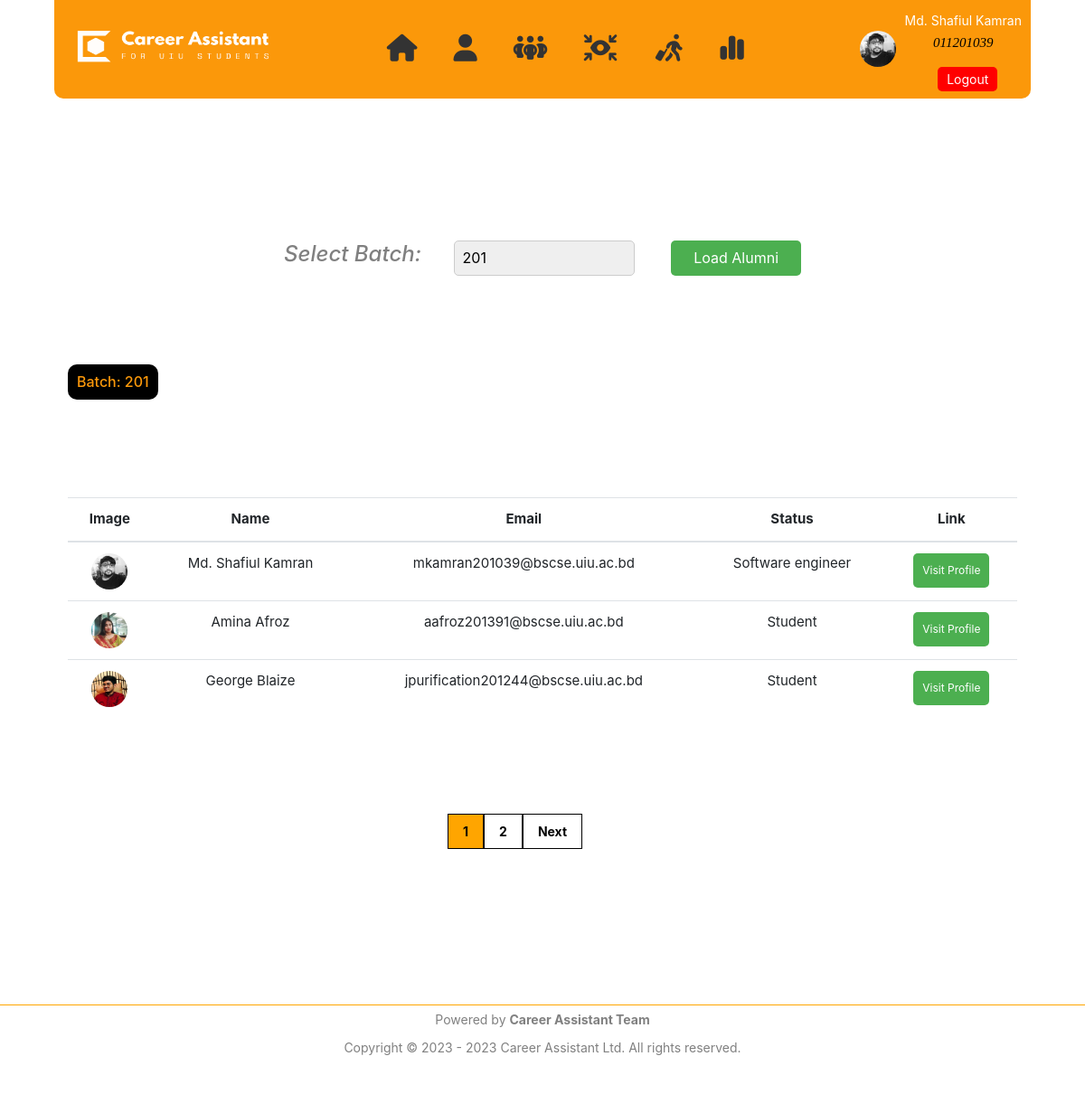
/dark_mode/alumni.php?batch=201 (signed in), run on the app's committed database.
### tables this page shows
CREATE TABLE `student` (
  `id` int(11) NOT NULL,
  `name` varchar(40) NOT NULL,
  `email` varchar(40) NOT NULL,
  `password` varchar(100) NOT NULL,
  `image` varchar(300) NOT NULL,
  `cgpa` double NOT NULL,
  `achievements` varchar(300) NOT NULL,
  `interest` varchar(300) NOT NULL,
  `current_status` varchar(100) NOT NULL,
  `helping_area` varchar(200) NOT NULL,
  `contact_info` varchar(200) NOT NULL,
  `student_id` varchar(9) NOT NULL,
  `batch` int(11) NOT NULL,
  `show_cgpa` int(11) NOT NULL
);

### dark_mode/alumni.php (the view, shortened to what this page needs)
<!DOCTYPE html>
<html>
<link rel="stylesheet" href="https://cdn.jsdelivr.net/npm/bootstrap@4.3.1/dist/css/bootstrap.min.css">
<link rel="stylesheet" href="css/header.css">
<head>
</head>
<body>
	<header class="header">
		<div class="logo"><img src="images/CAS_logo.png" height="80px" width="250px"></div>
		<div class="menu">
			<abbr title="Home"><a href="home.php"><i class="fas fa-home" style="font-size: 30px;"></i> </a></abbr>
			<abbr title="profile"><a href="profile.php"><i class="fas fa-user" style="font-size: 30px;"></i> </a></abbr>
			<abbr title="alumni"><a href="alumni.php"><i class="fa-solid fa-people-group" style="font-size: 30px;"></i> </a></abbr>
			<abbr title="Eligibility Check"><a href="eligibility.php"><i class="fa-solid fa-arrows-to-eye" style="font-size: 30px;"></i> </a></abbr>
			<abbr title="Job"><a href="job.php"><i class="fa-solid fa-person-walking-luggage" style="font-size: 30px;"></i> </a></abbr>
			<abbr title="Summary"><a href="summary.php"><i class="fa-sharp fa-solid fa-chart-simple" style="font-size: 30px;"></i> </a></abbr>
		</div>
		<div class="profile">
			<?php
				include ('includes/connect.php');
				$image="";
				$id=$_SESSION['id'];
						$sql = "SELECT * FROM student where student_id=$id";
						$result = mysqli_query($conn, $sql);
						while ($row = mysqli_fetch_assoc($result)) {
						$image= $row["image"];
						}
			?>
		    <img src="images/<?php echo $_SESSION['id']; ?>.png"   onerror="this.onerror=null; this.src='<?php echo $image;?>';"      alt="Profile Image">
			<div style="text-align:center">
				<p>
					<?php
                      echo '<span style="font-size:14px;">'.$_SESSION['name'].'</span>';
					  echo "<br>";
					  $id=$_SESSION['id'];
					  echo '<i style="color:black;font-size:15px;font-family:calibri ;">'.
					        $id.' </i> ';
                   ?>
				</p>
				<a href="../controller/destroy.php" class="logout-btn">Logout</a>
			</div>
		</div>
	</header>
	<div class="container" >
						<form action="alumni.php?batch=" method="GET">
							<div class="search-box" style="margin-top:10%">
							<label for="cars"><h4><i style="color:gray">Select Batch: &nbsp &nbsp </i></h4></label>
                            <h3>
                                    <select name="batch" id="cars" style="width: 200px; /* Adjust the width as needed */
																		appearance: none;
																		padding: 9px;
																		font-size: 16px;
																		border: 1px solid #ccc;
																		border-radius: 5px;
																		background-size: 20px;
																		margin: auto;
																		margin-left:5%;">
                                        <option value="201">201</option>
                                    </select>
                             </h3>
                             &nbsp &nbsp &nbsp &nbsp &nbsp  <br>
                            <h3>
							<button type="submit">Load Alumni</button> </h3>
							</div>
						</form>
				<?php
				 if(isset($_GET['batch']))
				 {  $batch=$_GET['batch'];
					echo '<br><br><br><h3 style="text-align:center;color:#fb980a;background-color:black;padding:10px;display:inline-block;border-radius:10px;font-size:16px">Batch: '.$batch.'</h3><br>';
				 }
				 $per_page_record = 3;
				 $page=1;
				 if(isset($_GET['batch']))
				    $batch=$_GET['batch'];
			     else
				    $batch=201;
				 $result=false;
				?>
                <table class="table" style="padding-top:100px;text-align:center;margin-top:100px;font-size:15px">
                <?php
                include '../model/connect.php';
                if(isset($_GET['batch']))
                {
if (isset($_GET["page"])) {
	$page  = $_GET["page"];
}
else {
  $page=1;
}
$start_from = ($page-1) * $per_page_record;
$sql = "SELECT * FROM student WHERE batch = '$batch' LIMIT $start_from, $per_page_record ";
                    $result=mysqli_query($conn,$sql);
                    if($result){
                        $num_rows = mysqli_num_rows($result);
                        if($num_rows>0)
                        {
                            ?>
                                <thead>
                                    <tr>
                                    <th scope="col">Image</th>
                                    <th scope="col">Name</th>
                                    <th scope="col">Email</th>
                                    <th scope="col">Status</th>
                                    <th scope="col">Link</th>
                                    </tr>
                                </thead>
                                <tbody>
                       <?php
                            while( $row=mysqli_fetch_assoc($result)){
                                $id=$row['student_id'];
                                $name=$row['name'];
                                $email=$row['email'];
                                $status=$row['current_status'];
                                echo '<tr>
                                <th>'.'<img src="images/'.$id.'.png" height=40px width=40px style="border-radius:50%">'.'</th>
                                <td>'.$name.'</td>
                                <td>'.$email.'</td>
                                <td>'.$status.'</td>
                                <td>
                                <a href="visit_profile.php?visitid='.$id.'"  style="color:white;text-decoration:none;padding: 0px ;"><button type="submit" style="padding:10px;font-size:12px">Visit Profile</button></a>
                                </td>
                                </tr>';
                            }
                       }
                       else
                        {
                            echo "<img src='images/not_found.png' style='margin-left:44%;margin-top:80px' height='200px' width='200px'> ";
                         }
                    }
                }
                ?>
                </tbody>
                </table>
            <br><br><br>
			<div class="pagination" style="margin-left:40%;">
				<?php
               if($result){
				$query = "SELECT COUNT(*) FROM student  WHERE batch = '$batch' ";
				$rs_result = mysqli_query($conn, $query);
				$row = mysqli_fetch_row($rs_result);
				$total_records = $row[0];
				$total_pages = ceil($total_records / $per_page_record);
				$pagLink = "";
				for ($i=1; $i<=$total_pages; $i++) {
				if ($i == $page) {
					$pagLink .= "<a style='  font-weight:bold;
					font-size:14px;
					color: black;
					padding: 8px 16px;
					text-decoration: none;
					border:1px solid black;background-color: orange; ' class = 'active' href='alumni.php?page="
														.$i."&batch=".$batch."'>".$i." </a>";
				}
				else  {
					$pagLink .= "<a style=' font-weight:bold;
					font-size:14px;
					color: black;
					padding: 8px 16px;
					text-decoration: none;
					border:1px solid black;  '    href='alumni.php?page=".$i."&batch=".$batch."'>
														".$i." </a>";
				}
				};
				echo $pagLink;
				if($page<$total_pages){
					echo "<a style=' font-weight:bold;
					font-size:14px;
					color: black;
					padding: 8px 16px;
					text-decoration: none;
					border:1px solid black;  '    href='alumni.php?page=".($page+1)."&batch=".$batch."'>  Next </a>";
				}
			}
				?>
			</div>
	</div>
	<br><br><br>
  <footer style="border-top: 1px solid orange; border-right: none; border-bottom: none; border-left: none;text-align: center;color:gray;font-size:12px;">
  <p style="margin: 0; padding: 5px;font-size:14px">Powered by <b>Career Assistant Team</b></p>
  <p style="margin: 0; padding: 5px;font-size:14px">Copyright © 2023 - 2023 Career Assistant Ltd. All rights reserved.</p>
  <br><br>
  </footer>
	</html>

### dark_mode/css/header.css (style rules this page uses)
.header { position: fixed; top: 0; left: 5%; width: 90%; margin: auto; background-color: #fb980a; color: #fff; padding: 10px; display: flex; align-items: center; justify-content: space-between; z-index: 999; border-bottom-left-radius: 10px; border-bottom-right-radius: 10px; }
.logo { font-size: 24px; font-weight: bold; text-transform: uppercase; letter-spacing: 2px; }
.menu { display: flex; align-items: center; }
.menu a { color: #333; margin: 0 10px; text-decoration: none; font-weight: bold; transition: all 0.3s ease-in-out; position: relative; letter-spacing: 20px; text-align: center; }
.menu a::before { content: ""; position: absolute; bottom: -5px; left: 0; height: 2px; width: 100%; background-color: #333; transform: scaleX(0); transform-origin: left; transition: all 0.3s ease-in-out; color:#333; }
.profile { display: flex; align-items: center; }
.profile img { width: 40px; height: 40px; border-radius: 50%; margin-right: 10px; }
.logout-btn { background-color: red; color: #fff; padding: 5px 10px; border-radius: 5px; text-decoration: none; margin-left: 10px; font-size: 14px; }
.container { width: 90%; margin: 100px auto; font-size: 20px; line-height: 1.5; background-color: #f8f9fa; }

### dark_mode/alumni.php (style rules this page uses)
body { background-color:white; }
.search-box { display: flex; align-items: center; justify-content: center; margin-top: 20px; }
button[type="submit"] { background-color: #4CAF50; color: white; border: none; padding: 10px 25px; font-size: 16px; cursor: pointer; border-radius:5px; }
.container { padding-top:60px; background-color:#ffff; }

### data on the page
student: student (picture), name "Md. Shafiul Kamran", email "mkamran201039@bscse.uiu.ac.bd", current_status "Software engineer"
student: student (picture), name "Amina Afroz", email "aafroz201391@bscse.uiu.ac.bd", current_status "Student"
student: student (picture), name "George Blaize", email "jpurification201244@bscse.uiu.ac.bd", current_status "Student"

### other printed values
$_SESSION['name'] "Md. Shafiul Kamran"
$id "011201039"
$batch "201"
